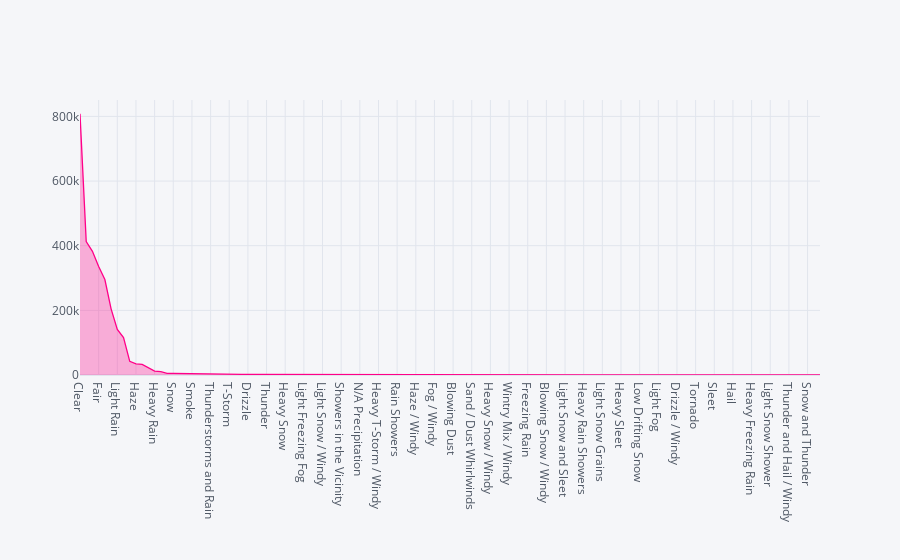

Source (notebook cell):
### Markdown cell above
## Showing the condition and the accidents that happened in that condition

### Code cell
df_accident.Weather_Condition.value_counts().compute().iplot(
fill=True,colors=['pink'], world_readable=True)

### Figure 1 — Plotly figure (JSON) as saved in the notebook; plotly's stock layout.template omitted (floating-point values rounded to 4 significant figures)
{"data": [{"fill": "tozeroy", "fillcolor": "rgba(255, 0, 136, 0.3)", "line": {"color": "rgba(255, 0, 136, 1.0)", "dash": "solid", "shape": "linear", "width": 1.3}, "mode": "lines", "name": "Weather_Condition", "text": "", "type": "scatter", "x": ["Clear", "Mostly Cloudy", "Overcast", "Fair", "Partly Cloudy", "Scattered Clouds", "Light Rain", "Cloudy", "Light Snow", "Haze", "Rain", "Fog", "Heavy Rain", "Light Drizzle", "Light Thunderstorms and Rain", "Snow", "Thunderstorm", "Fair / Windy", "Smoke", "Heavy Thunderstorms and Rain", "Patches of Fog", "Thunderstorms and Rain", "Mist", "Thunder in the Vicinity", "T-Storm", "Light Freezing Rain", "Cloudy / Windy", "Drizzle", "Mostly Cloudy / Windy", "Light Rain with Thunder", "Thunder", "Partly Cloudy / Windy", "Heavy T-Storm", "Heavy Snow", "Shallow Fog", "Light Rain / Windy", "Light Freezing Fog", "Wintry Mix", "Light Freezing Drizzle", "Light Snow / Windy", "Rain / Windy", "Blowing Snow", "Showers in the Vicinity", "Light Ice Pellets", "Heavy Drizzle", "N/A Precipitation", "Heavy Rain / Windy", "Light Rain Showers", "Heavy T-Storm / Windy", "Widespread Dust", "T-Storm / Windy", "Rain Showers", "Ice Pellets", "Thunder / Windy", "Haze / Windy", "Drizzle and Fog", "Blowing Dust / Windy", "Fog / Windy", "Light Rain Shower", "Snow / Windy", "Blowing Dust", "Small Hail", "Light Drizzle / Windy", "Sand / Dust Whirlwinds", "Squalls", "Light Snow Showers", "Heavy Snow / Windy", "Light Thunderstorms and Snow", "Volcanic Ash", "Wintry Mix / Windy", "Sand", "Funnel Cloud", "Freezing Rain", "Light Haze", "Partial Fog", "Blowing Snow / Windy", "Snow and Sleet / Windy", "Light Snow with Thunder", "Light Snow and Sleet", "Snow and Sleet", "Smoke / Windy", "Heavy Rain Showers", "Heavy Thunderstorms with Small Hail", "Rain Shower", "Light Snow Grains", "Heavy Snow with Thunder", "Light Freezing Rain / Windy", "Heavy Sleet", "Squalls / Windy", "Heavy Thunderstorms and Snow", "Low Drifting Snow", "Light Sleet", "Heavy Ice Pellets", "Light Fog", "Heavy Blowing Snow", "Snow Grains", "Drizzle / Windy", "Light Snow and Sleet / Windy", "Light Thunderstorm", "Tornado", "Thunderstorms and Snow", "Light Blowing Snow", "Sleet", "Light Hail", "Heavy Freezing Drizzle", "Hail", "Snow Showers", "Sand / Dust Whirlwinds / Windy", "Heavy Freezing Rain", "Widespread Dust / Windy", "Blowing Sand", "Light Snow Shower", "Light Rain Shower / Windy", "Freezing Rain / Windy", "Thunder and Hail / Windy", "Partial Fog / Windy", "Dust Whirls", "Snow and Thunder", "Heavy Smoke", "Thunder / Wintry Mix / Windy"], "y": [808171, 412528, 382480, 335289, 295439, 204662, 141073, 115496, 42123, 34315, 32826, 22138, 12064, 10277, 4928, 4796, 4438, 3759, 3602, 2483, 2386, 2215, 2204, 2177, 2161, 2132, 2097, 2044, 1987, 1933, 1661, 1316, 1263, 1249, 1135, 1045, 1001, 799, 798, 453, 303, 268, 267, 262, 258, 201, 158, 157, 146, 129, 128, 123, 101, 80, 66, 65, 64, 59, 55, 50, 44, 30, 28, 27, 26, 24, 23, 22, 22, 20, 19, 19, 17, 10, 10, 10, 9, 9, 9, 9, 7, 7, 7, 6, 6, 6, 6, 6, 5, 5, 5, 4, 4, 4, 4, 4, 4, 4, 3, 3, 3, 3, 3, 3, 2, 2, 2, 2, 2, 1, 1, 1, 1, 1, 1, 1, 1, 1, 1, 1]}], "layout": {"legend": {"bgcolor": "#F5F6F9", "font": {"color": "#4D5663"}}, "paper_bgcolor": "#F5F6F9", "plot_bgcolor": "#F5F6F9", "title": {"font": {"color": "#4D5663"}}, "xaxis": {"gridcolor": "#E1E5ED", "showgrid": true, "tickfont": {"color": "#4D5663"}, "title": {"font": {"color": "#4D5663"}, "text": ""}, "zerolinecolor": "#E1E5ED"}, "yaxis": {"gridcolor": "#E1E5ED", "showgrid": true, "tickfont": {"color": "#4D5663"}, "title": {"font": {"color": "#4D5663"}, "text": ""}, "zerolinecolor": "#E1E5ED"}}}
